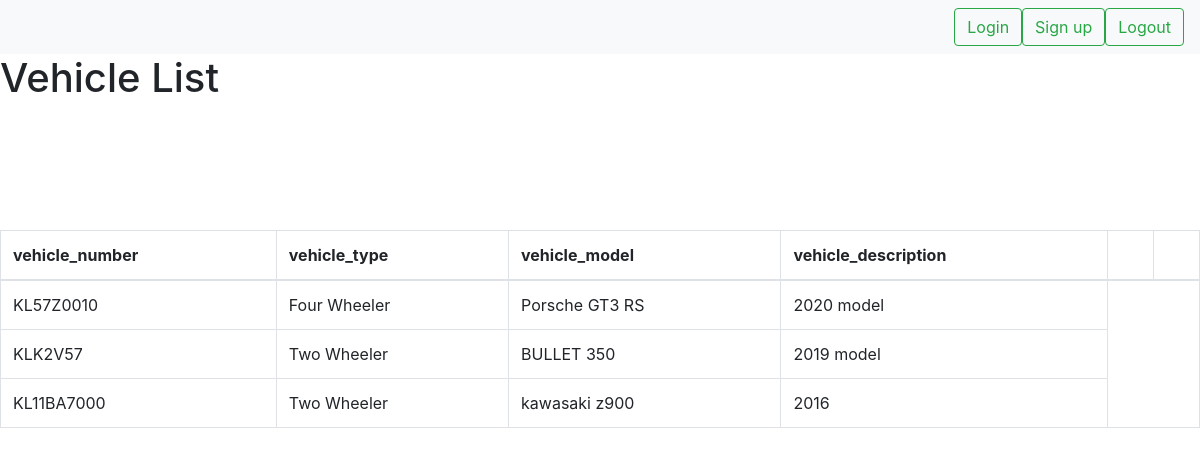
The page / on the database its author committed.
### super_admin/models.py (models this page shows, shortened)
class Vehicle(models.Model):
    vehicle_number = models.CharField(max_length=100,null=True)
    vehicle =(
        ("Two Wheeler","Two Wheeler"),
        ("Three Wheeler","Three Wheeler"),
        ("Four Wheeler","Four Wheeler"),
    )
    vehicle_type = models.CharField(max_length=50,choices=vehicle, default="Two Wheeler")
    vehicle_model = models.CharField(max_length=50)
    vehicle_description = models.CharField(max_length=100,null=True)

### user/views.py (the view)
# urls.py: path('', VehicleList.as_view(), name='management_vehicle_list'),
class VehicleList(ListView):
    model = Vehicle
    template_name = 'vehicles_list.html'
    context_object_name = 'vehicles'

### user/templates/vehicles_list.html (shortened to what this page needs)
{% extends 'navbar.html'%}
{% load static %}
{% block content %}
    <h1>Vehicle List</h1>
    <br>
    <br>
    <br>
    <br>
    <br>
    <table class="table table-bordered">
      <thead>
        <tr>
          <th scope="col">vehicle_number</th>
          <th scope="col">vehicle_type</th>
          <th scope="col">vehicle_model</th>
          <th scope="col">vehicle_description</th>
          <th></th>
          <th></th>
        </tr>
      </thead>
      <tbody>
        {% for vehicle in vehicles %}
        <tr>
          <td>{{ vehicle.vehicle_number }}</td>
          <td>{{ vehicle.vehicle_type }}</td>
          <td>{{ vehicle.vehicle_model }}</td>
          <td>{{ vehicle.vehicle_description }}</td>
        </tr>
        {% endfor %}
      </tbody>
    </table>
    {% endblock %}

### rows shown on the page
Vehicle: vehicle_number "KL57Z0010", vehicle_type "Four Wheeler", vehicle_model "Porsche GT3 RS", vehicle_description "2020 model"
Vehicle: vehicle_number "KLK2V57", vehicle_type "Two Wheeler", vehicle_model "BULLET 350", vehicle_description "2019 model"
Vehicle: vehicle_number "KL11BA7000", vehicle_type "Two Wheeler", vehicle_model "kawasaki z900", vehicle_description "2016"
